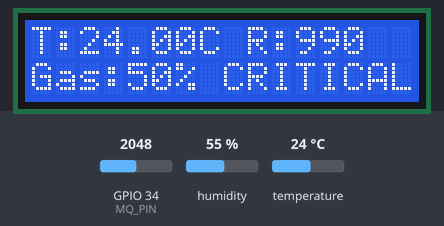
Recording of a sketch running on a simulated ESP32. On the bench: 16×2 character LCD. The inputs (shaded band) are chosen by the test bench; at power-on: GPIO 34 (MQ_PIN) = 2048, temperature 24 °C, humidity 55 %. WiFi joins after 1.5 s; servers stay silent unless stated; uploads are accepted with an empty reply; what the sketch prints to the serial monitor is not drawn.

Above: at 4.7 s.
4.8 s: GPIO 34 (MQ_PIN) set to 2160
At 7.8 s:
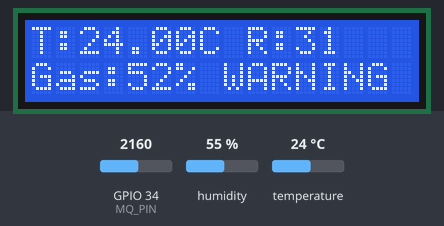
8.8 s: temperature set to 12 °C
At 11.0 s:
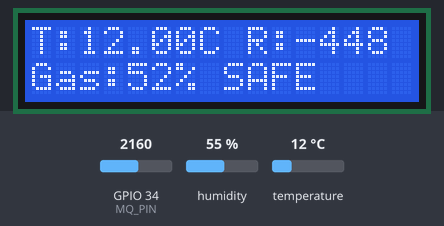
14.8 s: temperature set to 19 °C
At 17.5 s:
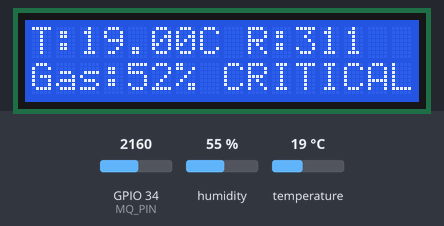
21.4 s: GPIO 34 (MQ_PIN) set to 2047
At 23.8 s:
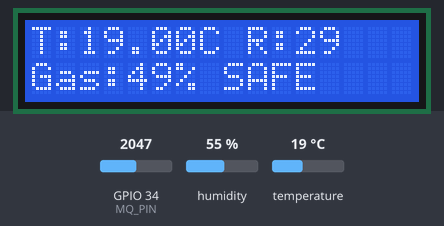
25.4 s: temperature set to 28 °C
At 27.1 s:
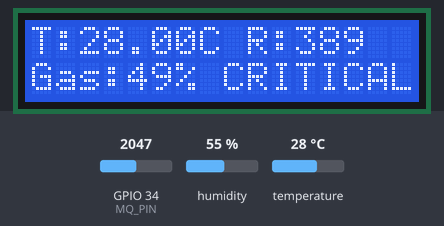
31.1 s: GPIO 34 (MQ_PIN) set to 1228
At 33.3 s:
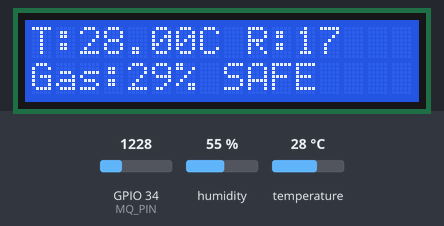
Timing chart, 0 to 34.8 s (numbered marks = the images above; inputs shaded):
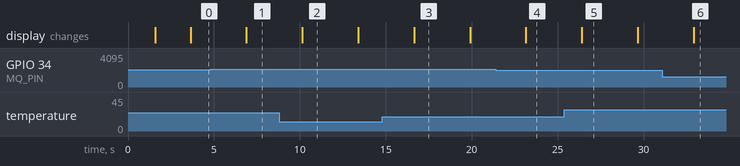

Measured:
- the behaviour switches between 2088 and 2089 on GPIO 34 (MQ_PIN) (found by bisection; images 0 and 1)
- after the input at 4.8 s, the display: changes after 2.1 s (image 1)
- after the input at 8.8 s, the display: changes after 1.3 s (image 2)
- after the input at 14.8 s, the display: changes after 1.9 s (image 3)
- after the input at 21.4 s, the display: changes after 1.8 s (image 4)
- after the input at 25.4 s, the display: changes after 1.0 s (image 5)
- after the input at 31.1 s, the display: changes after 1.8 s (image 6)

The sketch:

design.ino
```cpp
#include <WiFi.h>
#include <HTTPClient.h>
#include <DHT.h>
#include <Wire.h>
#include <LiquidCrystal_I2C.h>

#define DHTPIN 4
#define DHTTYPE DHT11
#define MQ_PIN 34

DHT dht(DHTPIN, DHTTYPE);
LiquidCrystal_I2C lcd(0x27, 16, 2); // 0x27 is common I2C address

const char* ssid = "Dilee";
const char* password = "12345678";

String firebaseURL = "https://ai-agent-rooms-default-rtdb.firebaseio.com/battery_monitor/live.json";

float previousTemp = 0;
String lastStatus = "SAFE";

void setup() {
  Serial.begin(115200);
  dht.begin();
  lcd.init();
  lcd.backlight();

  WiFi.begin(ssid, password);
  Serial.print("Connecting");

  while (WiFi.status() != WL_CONNECTED) {
    delay(500);
    Serial.print(".");
  }

  Serial.println("\nWiFi Connected");
  lcd.setCursor(0,0);
  lcd.print("WiFi Connected");
  delay(2000);
  lcd.clear();
}

void loop() {

  float temp = dht.readTemperature();
  int gasRaw = analogRead(MQ_PIN);

  if (isnan(temp)) {
    Serial.println("DHT Error");
    return;
  }

  float tempRise = temp - previousTemp;
  previousTemp = temp;

  int gasScore = map(gasRaw, 0, 4095, 0, 100);
  float risk = (tempRise * 40) + (gasScore * 0.6);

  String status = "SAFE";
  if (risk > 60) status = "CRITICAL";
  else if (risk > 30) status = "WARNING";

  // Serial Output
  Serial.println("-----");
  Serial.println("Temp: " + String(temp));
  Serial.println("Gas: " + String(gasRaw));
  Serial.println("Risk: " + String(risk));
  Serial.println("Status: " + status);

  // LCD Display
  lcd.clear();
  lcd.setCursor(0,0);
  lcd.print("T:");
  lcd.print(temp);
  lcd.print("C ");

  lcd.print("R:");
  lcd.print((int)risk);

  lcd.setCursor(0,1);
  lcd.print("Gas:");
  lcd.print(gasScore);
  lcd.print("% ");

  lcd.print(status);

  // Firebase Upload
  if (WiFi.status() == WL_CONNECTED) {
    HTTPClient http;
    http.begin(firebaseURL);
    http.addHeader("Content-Type", "application/json");

    String jsonData = "{";
    jsonData += "\"temperature\":" + String(temp) + ",";
    jsonData += "\"gas\":" + String(gasRaw) + ",";
    jsonData += "\"risk\":" + String(risk) + ",";
    jsonData += "\"status\":\"" + status + "\"";
    jsonData += "}";

    int httpResponseCode = http.PUT(jsonData);
    Serial.println("HTTP: " + String(httpResponseCode));

    http.end();
  }

  delay(3000);
}
```
